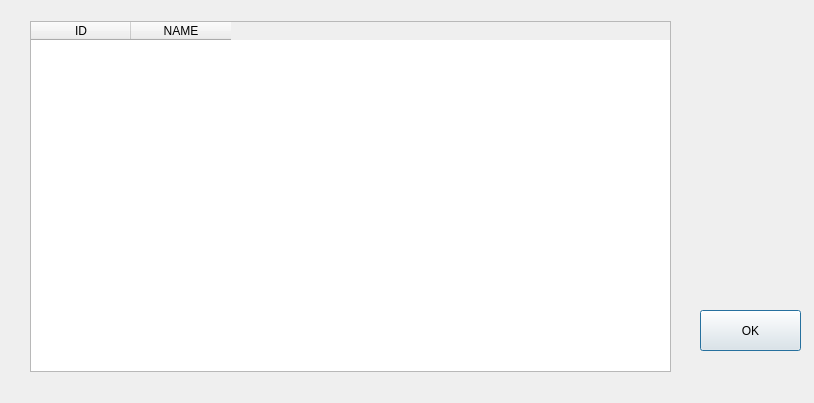
<?xml version="1.0" encoding="UTF-8"?>
<ui version="4.0">
 <class>DLL</class>
 <widget class="QDialog" name="DLL">
  <property name="geometry">
   <rect>
    <x>0</x>
    <y>0</y>
    <width>814</width>
    <height>403</height>
   </rect>
  </property>
  <property name="windowTitle">
   <string>Dialog</string>
  </property>
  <widget class="QPushButton" name="okButton">
   <property name="geometry">
    <rect>
     <x>700</x>
     <y>310</y>
     <width>101</width>
     <height>41</height>
    </rect>
   </property>
   <property name="text">
    <string>OK</string>
   </property>
  </widget>
  <widget class="QTableWidget" name="tableWidget">
   <property name="geometry">
    <rect>
     <x>30</x>
     <y>21</y>
     <width>641</width>
     <height>351</height>
    </rect>
   </property>
   <property name="minimumSize">
    <size>
     <width>641</width>
     <height>0</height>
    </size>
   </property>
   <column>
    <property name="text">
     <string>ID</string>
    </property>
   </column>
   <column>
    <property name="text">
     <string>NAME</string>
    </property>
   </column>
  </widget>
 </widget>
 <resources/>
 <connections>
  <connection>
   <sender>okButton</sender>
   <signal>clicked()</signal>
   <receiver>DLL</receiver>
   <slot>accept()</slot>
   <hints>
    <hint type="sourcelabel">
     <x>278</x>
     <y>253</y>
    </hint>
    <hint type="destinationlabel">
     <x>96</x>
     <y>254</y>
    </hint>
   </hints>
  </connection>
 </connections>
</ui>
